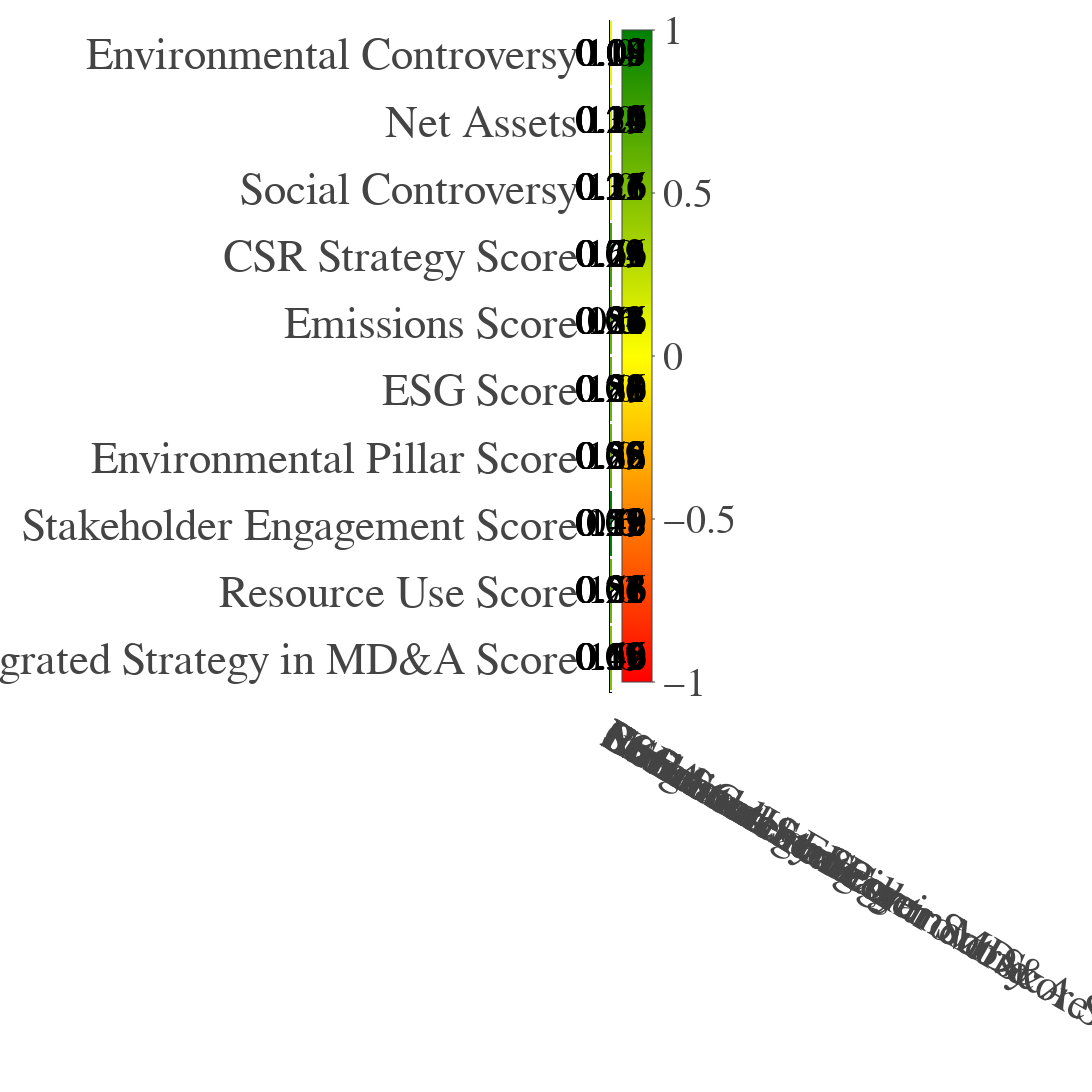

Here is the notebook cell this chart was saved with:
### Code cell
fig_heatmap = ff.create_annotated_heatmap(
    z=df_corr.to_numpy().round(2),
    x=list(df_corr.columns.values),
    y=list(df_corr.columns.values),       
    xgap=3, ygap=3,
    zmin=-1, zmax=1,
    colorscale  = ["red", "yellow", "green"],#'Cividis_r', #["green", "yellow", "orange", "red"],
    showscale=True,
    colorbar_thickness=30,
    colorbar_ticklen=3,
    colorbar = dict(tickfont=dict(size=40))
)

fig_heatmap.update_xaxes(tickangle=30)

fig_heatmap.update_layout(xaxis_showgrid=False,
                  xaxis={'side': 'bottom', 'tickfont':dict(size=45)},
                  yaxis={'tickfont':dict(size=45)},
                  yaxis_showgrid=False,
                  yaxis_autorange='reversed',                   
                  paper_bgcolor=None,
                  height = 1200,
                  width = 2200,
                  margin=dict(l=700, r=550, t=20, b=400),
)

# Make text size smaller
for i in range(len(fig_heatmap.layout.annotations)):
    fig_heatmap.layout.annotations[i].font.size = 40
    
    
fig_heatmap.show()
fig_heatmap.write_image("images/descriptives/environmental_correlation.png")

pio.write_image(fig_heatmap, 'images/descriptives/environmental_correlation.png', scale=5, width=2200, height=1200)

### Figure 1 — Plotly figure (JSON) as saved in the notebook; plotly's stock layout.template omitted (floating-point values rounded to 4 significant figures)
{"data": [{"colorbar": {"thickness": 30, "tickfont": {"size": 40}, "ticklen": 3}, "colorscale": [[0, "red"], [0.5, "yellow"], [1, "green"]], "reversescale": false, "showscale": true, "type": "heatmap", "x": ["Environmental Controversy", "Net Assets", "Social Controversy", "CSR Strategy Score", "Emissions Score", "ESG Score", "Environmental Pillar Score", "Stakeholder Engagement Score", "Resource Use Score", "Integrated Strategy in MD&A Score"], "xgap": 3, "y": ["Environmental Controversy", "Net Assets", "Social Controversy", "CSR Strategy Score", "Emissions Score", "ESG Score", "Environmental Pillar Score", "Stakeholder Engagement Score", "Resource Use Score", "Integrated Strategy in MD&A Score"], "ygap": 3, "z": [[1, 0.14, 0.13, 0.09, 0.08, 0.08, 0.08, 0.07, 0.07, 0.07], [0.14, 1, 0.31, 0.25, 0.27, 0.26, 0.29, 0.21, 0.26, 0.19], [0.13, 0.31, 1, 0.21, 0.26, 0.21, 0.23, 0.15, 0.23, 0.16], [0.09, 0.25, 0.21, 1, 0.74, 0.73, 0.72, 0.73, 0.71, 0.66], [0.08, 0.27, 0.26, 0.74, 1, 0.81, 0.86, 0.6, 0.83, 0.56], [0.08, 0.26, 0.21, 0.73, 0.81, 1, 0.88, 0.59, 0.81, 0.56], [0.08, 0.29, 0.23, 0.72, 0.86, 0.88, 1, 0.58, 0.88, 0.55], [0.07, 0.21, 0.15, 0.73, 0.6, 0.59, 0.58, 1, 0.58, 0.49], [0.07, 0.26, 0.23, 0.71, 0.83, 0.81, 0.88, 0.58, 1, 0.56], [0.07, 0.19, 0.16, 0.66, 0.56, 0.56, 0.55, 0.49, 0.56, 1]], "zmax": 1, "zmin": -1}], "layout": {"annotations": [{"font": {"color": "#000000", "size": 40}, "showarrow": false, "text": "1.0", "x": "Environmental Controversy", "xref": "x", "y": "Environmental Controversy", "yref": "y"}, {"font": {"color": "#000000", "size": 40}, "showarrow": false, "text": "0.14", "x": "Net Assets", "xref": "x", "y": "Environmental Controversy", "yref": "y"}, {"font": {"color": "#000000", "size": 40}, "showarrow": false, "text": "0.13", "x": "Social Controversy", "xref": "x", "y": "Environmental Controversy", "yref": "y"}, {"font": {"color": "#000000", "size": 40}, "showarrow": false, "text": "0.09", "x": "CSR Strategy Score", "xref": "x", "y": "Environmental Controversy", "yref": "y"}, {"font": {"color": "#000000", "size": 40}, "showarrow": false, "text": "0.08", "x": "Emissions Score", "xref": "x", "y": "Environmental Controversy", "yref": "y"}, {"font": {"color": "#000000", "size": 40}, "showarrow": false, "text": "0.08", "x": "ESG Score", "xref": "x", "y": "Environmental Controversy", "yref": "y"}, {"font": {"color": "#000000", "size": 40}, "showarrow": false, "text": "0.08", "x": "Environmental Pillar Score", "xref": "x", "y": "Environmental Controversy", "yref": "y"}, {"font": {"color": "#000000", "size": 40}, "showarrow": false, "text": "0.07", "x": "Stakeholder Engagement Score", "xref": "x", "y": "Environmental Controversy", "yref": "y"}, {"font": {"color": "#000000", "size": 40}, "showarrow": false, "text": "0.07", "x": "Resource Use Score", "xref": "x", "y": "Environmental Controversy", "yref": "y"}, {"font": {"color": "#000000", "size": 40}, "showarrow": false, "text": "0.07", "x": "Integrated Strategy in MD&A Score", "xref": "x", "y": "Environmental Controversy", "yref": "y"}, {"font": {"color": "#000000", "size": 40}, "showarrow": false, "text": "0.14", "x": "Environmental Controversy", "xref": "x", "y": "Net Assets", "yref": "y"}, {"font": {"color": "#000000", "size": 40}, "showarrow": false, "text": "1.0", "x": "Net Assets", "xref": "x", "y": "Net Assets", "yref": "y"}, {"font": {"color": "#000000", "size": 40}, "showarrow": false, "text": "0.31", "x": "Social Controversy", "xref": "x", "y": "Net Assets", "yref": "y"}, {"font": {"color": "#000000", "size": 40}, "showarrow": false, "text": "0.25", "x": "CSR Strategy Score", "xref": "x", "y": "Net Assets", "yref": "y"}, {"font": {"color": "#000000", "size": 40}, "showarrow": false, "text": "0.27", "x": "Emissions Score", "xref": "x", "y": "Net Assets", "yref": "y"}, {"font": {"color": "#000000", "size": 40}, "showarrow": false, "text": "0.26", "x": "ESG Score", "xref": "x", "y": "Net Assets", "yref": "y"}, {"font": {"color": "#000000", "size": 40}, "showarrow": false, "text": "0.29", "x": "Environmental Pillar Score", "xref": "x", "y": "Net Assets", "yref": "y"}, {"font": {"color": "#000000", "size": 40}, "showarrow": false, "text": "0.21", "x": "Stakeholder Engagement Score", "xref": "x", "y": "Net Assets", "yref": "y"}, {"font": {"color": "#000000", "size": 40}, "showarrow": false, "text": "0.26", "x": "Resource Use Score", "xref": "x", "y": "Net Assets", "yref": "y"}, {"font": {"color": "#000000", "size": 40}, "showarrow": false, "text": "0.19", "x": "Integrated Strategy in MD&A Score", "xref": "x", "y": "Net Assets", "yref": "y"}, {"font": {"color": "#000000", "size": 40}, "showarrow": false, "text": "0.13", "x": "Environmental Controversy", "xref": "x", "y": "Social Controversy", "yref": "y"}, {"font": {"color": "#000000", "size": 40}, "showarrow": false, "text": "0.31", "x": "Net Assets", "xref": "x", "y": "Social Controversy", "yref": "y"}, {"font": {"color": "#000000", "size": 40}, "showarrow": false, "text": "1.0", "x": "Social Controversy", "xref": "x", "y": "Social Controversy", "yref": "y"}, {"font": {"color": "#000000", "size": 40}, "showarrow": false, "text": "0.21", "x": "CSR Strategy Score", "xref": "x", "y": "Social Controversy", "yref": "y"}, {"font": {"color": "#000000", "size": 40}, "showarrow": false, "text": "0.26", "x": "Emissions Score", "xref": "x", "y": "Social Controversy", "yref": "y"}, {"font": {"color": "#000000", "size": 40}, "showarrow": false, "text": "0.21", "x": "ESG Score", "xref": "x", "y": "Social Controversy", "yref": "y"}, {"font": {"color": "#000000", "size": 40}, "showarrow": false, "text": "0.23", "x": "Environmental Pillar Score", "xref": "x", "y": "Social Controversy", "yref": "y"}, {"font": {"color": "#000000", "size": 40}, "showarrow": false, "text": "0.15", "x": "Stakeholder Engagement Score", "xref": "x", "y": "Social Controversy", "yref": "y"}, {"font": {"color": "#000000", "size": 40}, "showarrow": false, "text": "0.23", "x": "Resource Use Score", "xref": "x", "y": "Social Controversy", "yref": "y"}, {"font": {"color": "#000000", "size": 40}, "showarrow": false, "text": "0.16", "x": "Integrated Strategy in MD&A Score", "xref": "x", "y": "Social Controversy", "yref": "y"}, {"font": {"color": "#000000", "size": 40}, "showarrow": false, "text": "0.09", "x": "Environmental Controversy", "xref": "x", "y": "CSR Strategy Score", "yref": "y"}, {"font": {"color": "#000000", "size": 40}, "showarrow": false, "text": "0.25", "x": "Net Assets", "xref": "x", "y": "CSR Strategy Score", "yref": "y"}, {"font": {"color": "#000000", "size": 40}, "showarrow": false, "text": "0.21", "x": "Social Controversy", "xref": "x", "y": "CSR Strategy Score", "yref": "y"}, {"font": {"color": "#000000", "size": 40}, "showarrow": false, "text": "1.0", "x": "CSR Strategy Score", "xref": "x", "y": "CSR Strategy Score", "yref": "y"}, {"font": {"color": "#000000", "size": 40}, "showarrow": false, "text": "0.74", "x": "Emissions Score", "xref": "x", "y": "CSR Strategy Score", "yref": "y"}, {"font": {"color": "#000000", "size": 40}, "showarrow": false, "text": "0.73", "x": "ESG Score", "xref": "x", "y": "CSR Strategy Score", "yref": "y"}, {"font": {"color": "#000000", "size": 40}, "showarrow": false, "text": "0.72", "x": "Environmental Pillar Score", "xref": "x", "y": "CSR Strategy Score", "yref": "y"}, {"font": {"color": "#000000", "size": 40}, "showarrow": false, "text": "0.73", "x": "Stakeholder Engagement Score", "xref": "x", "y": "CSR Strategy Score", "yref": "y"}, {"font": {"color": "#000000", "size": 40}, "showarrow": false, "text": "0.71", "x": "Resource Use Score", "xref": "x", "y": "CSR Strategy Score", "yref": "y"}, {"font": {"color": "#000000", "size": 40}, "showarrow": false, "text": "0.66", "x": "Integrated Strategy in MD&A Score", "xref": "x", "y": "CSR Strategy Score", "yref": "y"}, {"font": {"color": "#000000", "size": 40}, "showarrow": false, "text": "0.08", "x": "Environmental Controversy", "xref": "x", "y": "Emissions Score", "yref": "y"}, {"font": {"color": "#000000", "size": 40}, "showarrow": false, "text": "0.27", "x": "Net Assets", "xref": "x", "y": "Emissions Score", "yref": "y"}, {"font": {"color": "#000000", "size": 40}, "showarrow": false, "text": "0.26", "x": "Social Controversy", "xref": "x", "y": "Emissions Score", "yref": "y"}, {"font": {"color": "#000000", "size": 40}, "showarrow": false, "text": "0.74", "x": "CSR Strategy Score", "xref": "x", "y": "Emissions Score", "yref": "y"}, {"font": {"color": "#000000", "size": 40}, "showarrow": false, "text": "1.0", "x": "Emissions Score", "xref": "x", "y": "Emissions Score", "yref": "y"}, {"font": {"color": "#000000", "size": 40}, "showarrow": false, "text": "0.81", "x": "ESG Score", "xref": "x", "y": "Emissions Score", "yref": "y"}, {"font": {"color": "#000000", "size": 40}, "showarrow": false, "text": "0.86", "x": "Environmental Pillar Score", "xref": "x", "y": "Emissions Score", "yref": "y"}, {"font": {"color": "#000000", "size": 40}, "showarrow": false, "text": "0.6", "x": "Stakeholder Engagement Score", "xref": "x", "y": "Emissions Score", "yref": "y"}, {"font": {"color": "#000000", "size": 40}, "showarrow": false, "text": "0.83", "x": "Resource Use Score", "xref": "x", "y": "Emissions Score", "yref": "y"}, {"font": {"color": "#000000", "size": 40}, "showarrow": false, "text": "0.56", "x": "Integrated Strategy in MD&A Score", "xref": "x", "y": "Emissions Score", "yref": "y"}, {"font": {"color": "#000000", "size": 40}, "showarrow": false, "text": "0.08", "x": "Environmental Controversy", "xref": "x", "y": "ESG Score", "yref": "y"}, {"font": {"color": "#000000", "size": 40}, "showarrow": false, "text": "0.26", "x": "Net Assets", "xref": "x", "y": "ESG Score", "yref": "y"}, {"font": {"color": "#000000", "size": 40}, "showarrow": false, "text": "0.21", "x": "Social Controversy", "xref": "x", "y": "ESG Score", "yref": "y"}, {"font": {"color": "#000000", "size": 40}, "showarrow": false, "text": "0.73", "x": "CSR Strategy Score", "xref": "x", "y": "ESG Score", "yref": "y"}, {"font": {"color": "#000000", "size": 40}, "showarrow": false, "text": "0.81", "x": "Emissions Score", "xref": "x", "y": "ESG Score", "yref": "y"}, {"font": {"color": "#000000", "size": 40}, "showarrow": false, "text": "1.0", "x": "ESG Score", "xref": "x", "y": "ESG Score", "yref": "y"}, {"font": {"color": "#000000", "size": 40}, "showarrow": false, "text": "0.88", "x": "Environmental Pillar Score", "xref": "x", "y": "ESG Score", "yref": "y"}, {"font": {"color": "#000000", "size": 40}, "showarrow": false, "text": "0.59", "x": "Stakeholder Engagement Score", "xref": "x", "y": "ESG Score", "yref": "y"}, {"font": {"color": "#000000", "size": 40}, "showarrow": false, "text": "0.81", "x": "Resource Use Score", "xref": "x", "y": "ESG Score", "yref": "y"}, {"font": {"color": "#000000", "size": 40}, "showarrow": false, "text": "0.56", "x": "Integrated Strategy in MD&A Score", "xref": "x", "y": "ESG Score", "yref": "y"}, {"font": {"color": "#000000", "size": 40}, "showarrow": false, "text": "0.08", "x": "Environmental Controversy", "xref": "x", "y": "Environmental Pillar Score", "yref": "y"}, {"font": {"color": "#000000", "size": 40}, "showarrow": false, "text": "0.29", "x": "Net Assets", "xref": "x", "y": "Environmental Pillar Score", "yref": "y"}, {"font": {"color": "#000000", "size": 40}, "showarrow": false, "text": "0.23", "x": "Social Controversy", "xref": "x", "y": "Environmental Pillar Score", "yref": "y"}, {"font": {"color": "#000000", "size": 40}, "showarrow": false, "text": "0.72", "x": "CSR Strategy Score", "xref": "x", "y": "Environmental Pillar Score", "yref": "y"}, {"font": {"color": "#000000", "size": 40}, "showarrow": false, "text": "0.86", "x": "Emissions Score", "xref": "x", "y": "Environmental Pillar Score", "yref": "y"}, {"font": {"color": "#000000", "size": 40}, "showarrow": false, "text": "0.88", "x": "ESG Score", "xref": "x", "y": "Environmental Pillar Score", "yref": "y"}, {"font": {"color": "#000000", "size": 40}, "showarrow": false, "text": "1.0", "x": "Environmental Pillar Score", "xref": "x", "y": "Environmental Pillar Score", "yref": "y"}, {"font": {"color": "#000000", "size": 40}, "showarrow": false, "text": "0.58", "x": "Stakeholder Engagement Score", "xref": "x", "y": "Environmental Pillar Score", "yref": "y"}, {"font": {"color": "#000000", "size": 40}, "showarrow": false, "text": "0.88", "x": "Resource Use Score", "xref": "x", "y": "Environmental Pillar Score", "yref": "y"}, {"font": {"color": "#000000", "size": 40}, "showarrow": false, "text": "0.55", "x": "Integrated Strategy in MD&A Score", "xref": "x", "y": "Environmental Pillar Score", "yref": "y"}, {"font": {"color": "#000000", "size": 40}, "showarrow": false, "text": "0.07", "x": "Environmental Controversy", "xref": "x", "y": "Stakeholder Engagement Score", "yref": "y"}, {"font": {"color": "#000000", "size": 40}, "showarrow": false, "text": "0.21", "x": "Net Assets", "xref": "x", "y": "Stakeholder Engagement Score", "yref": "y"}, {"font": {"color": "#000000", "size": 40}, "showarrow": false, "text": "0.15", "x": "Social Controversy", "xref": "x", "y": "Stakeholder Engagement Score", "yref": "y"}, {"font": {"color": "#000000", "size": 40}, "showarrow": false, "text": "0.73", "x": "CSR Strategy Score", "xref": "x", "y": "Stakeholder Engagement Score", "yref": "y"}, {"font": {"color": "#000000", "size": 40}, "showarrow": false, "text": "0.6", "x": "Emissions Score", "xref": "x", "y": "Stakeholder Engagement Score", "yref": "y"}, {"font": {"color": "#000000", "size": 40}, "showarrow": false, "text": "0.59", "x": "ESG Score", "xref": "x", "y": "Stakeholder Engagement Score", "yref": "y"}, {"font": {"color": "#000000", "size": 40}, "showarrow": false, "text": "0.58", "x": "Environmental Pillar Score", "xref": "x", "y": "Stakeholder Engagement Score", "yref": "y"}, {"font": {"color": "#000000", "size": 40}, "showarrow": false, "text": "1.0", "x": "Stakeholder Engagement Score", "xref": "x", "y": "Stakeholder Engagement Score", "yref": "y"}, {"font": {"color": "#000000", "size": 40}, "showarrow": false, "text": "0.58", "x": "Resource Use Score", "xref": "x", "y": "Stakeholder Engagement Score", "yref": "y"}, {"font": {"color": "#000000", "size": 40}, "showarrow": false, "text": "0.49", "x": "Integrated Strategy in MD&A Score", "xref": "x", "y": "Stakeholder Engagement Score", "yref": "y"}, {"font": {"color": "#000000", "size": 40}, "showarrow": false, "text": "0.07", "x": "Environmental Controversy", "xref": "x", "y": "Resource Use Score", "yref": "y"}, {"font": {"color": "#000000", "size": 40}, "showarrow": false, "text": "0.26", "x": "Net Assets", "xref": "x", "y": "Resource Use Score", "yref": "y"}, {"font": {"color": "#000000", "size": 40}, "showarrow": false, "text": "0.23", "x": "Social Controversy", "xref": "x", "y": "Resource Use Score", "yref": "y"}, {"font": {"color": "#000000", "size": 40}, "showarrow": false, "text": "0.71", "x": "CSR Strategy Score", "xref": "x", "y": "Resource Use Score", "yref": "y"}, {"font": {"color": "#000000", "size": 40}, "showarrow": false, "text": "0.83", "x": "Emissions Score", "xref": "x", "y": "Resource Use Score", "yref": "y"}, {"font": {"color": "#000000", "size": 40}, "showarrow": false, "text": "0.81", "x": "ESG Score", "xref": "x", "y": "Resource Use Score", "yref": "y"}, {"font": {"color": "#000000", "size": 40}, "showarrow": false, "text": "0.88", "x": "Environmental Pillar Score", "xref": "x", "y": "Resource Use Score", "yref": "y"}, {"font": {"color": "#000000", "size": 40}, "showarrow": false, "text": "0.58", "x": "Stakeholder Engagement Score", "xref": "x", "y": "Resource Use Score", "yref": "y"}, {"font": {"color": "#000000", "size": 40}, "showarrow": false, "text": "1.0", "x": "Resource Use Score", "xref": "x", "y": "Resource Use Score", "yref": "y"}, {"font": {"color": "#000000", "size": 40}, "showarrow": false, "text": "0.56", "x": "Integrated Strategy in MD&A Score", "xref": "x", "y": "Resource Use Score", "yref": "y"}, {"font": {"color": "#000000", "size": 40}, "showarrow": false, "text": "0.07", "x": "Environmental Controversy", "xref": "x", "y": "Integrated Strategy in MD&A Score", "yref": "y"}, {"font": {"color": "#000000", "size": 40}, "showarrow": false, "text": "0.19", "x": "Net Assets", "xref": "x", "y": "Integrated Strategy in MD&A Score", "yref": "y"}, {"font": {"color": "#000000", "size": 40}, "showarrow": false, "text": "0.16", "x": "Social Controversy", "xref": "x", "y": "Integrated Strategy in MD&A Score", "yref": "y"}, {"font": {"color": "#000000", "size": 40}, "showarrow": false, "text": "0.66", "x": "CSR Strategy Score", "xref": "x", "y": "Integrated Strategy in MD&A Score", "yref": "y"}, {"font": {"color": "#000000", "size": 40}, "showarrow": false, "text": "0.56", "x": "Emissions Score", "xref": "x", "y": "Integrated Strategy in MD&A Score", "yref": "y"}, {"font": {"color": "#000000", "size": 40}, "showarrow": false, "text": "0.56", "x": "ESG Score", "xref": "x", "y": "Integrated Strategy in MD&A Score", "yref": "y"}, {"font": {"color": "#000000", "size": 40}, "showarrow": false, "text": "0.55", "x": "Environmental Pillar Score", "xref": "x", "y": "Integrated Strategy in MD&A Score", "yref": "y"}, {"font": {"color": "#000000", "size": 40}, "showarrow": false, "text": "0.49", "x": "Stakeholder Engagement Score", "xref": "x", "y": "Integrated Strategy in MD&A Score", "yref": "y"}, {"font": {"color": "#000000", "size": 40}, "showarrow": false, "text": "0.56", "x": "Resource Use Score", "xref": "x", "y": "Integrated Strategy in MD&A Score", "yref": "y"}, {"font": {"color": "#000000", "size": 40}, "showarrow": false, "text": "1.0", "x": "Integrated Strategy in MD&A Score", "xref": "x", "y": "Integrated Strategy in MD&A Score", "yref": "y"}], "height": 1200, "margin": {"b": 400, "l": 700, "r": 550, "t": 20}, "width": 2200, "xaxis": {"dtick": 1, "gridcolor": "rgb(0, 0, 0)", "showgrid": false, "side": "bottom", "tickangle": 30, "tickfont": {"size": 45}, "ticks": ""}, "yaxis": {"autorange": "reversed", "dtick": 1, "showgrid": false, "tickfont": {"size": 45}, "ticks": "", "ticksuffix": "  "}}}
